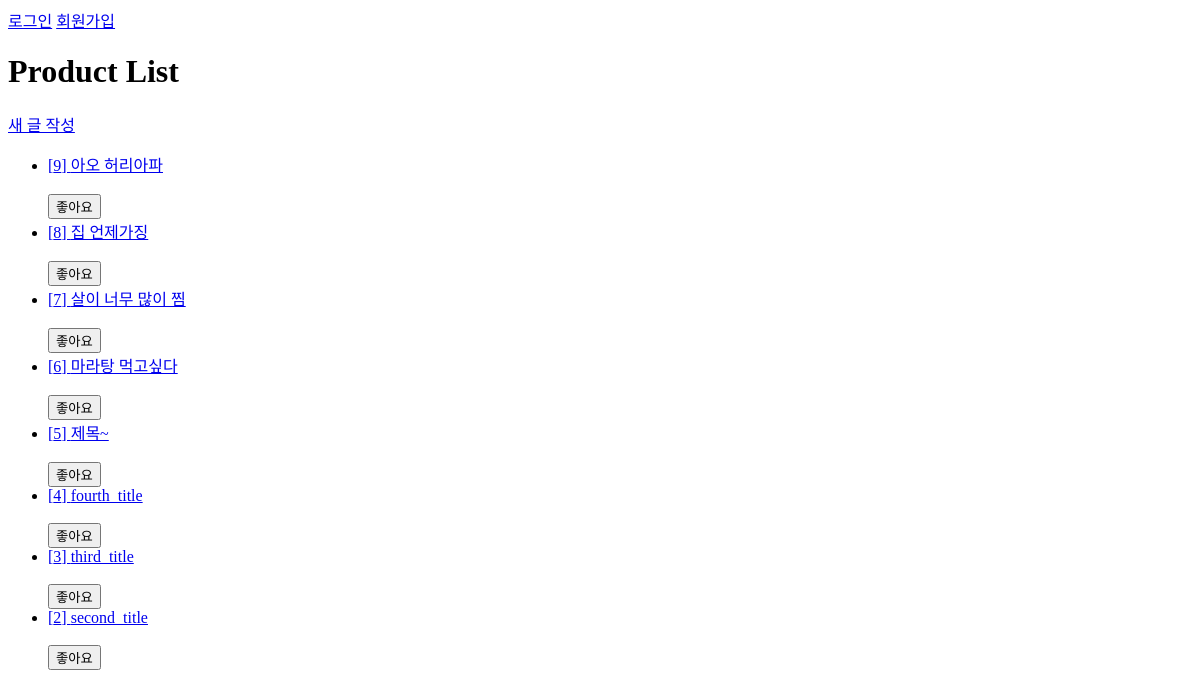
The app's page /products/product_list/, older data.
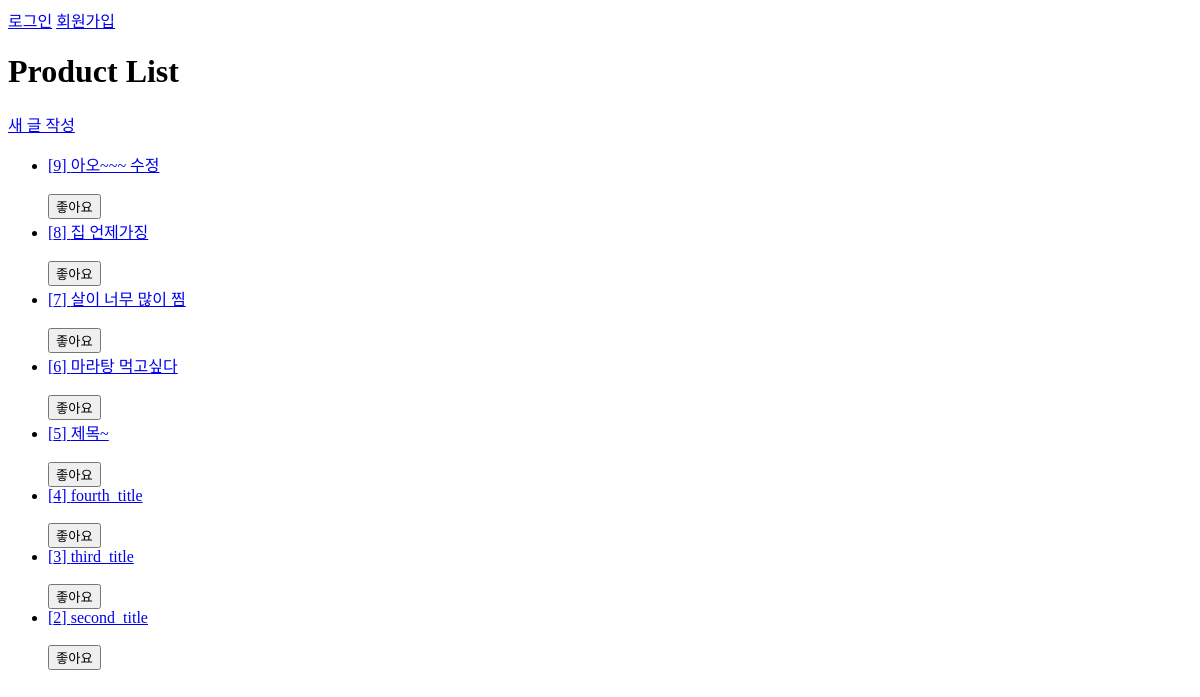
The same page, newer data.
### products/models.py (models this page shows, shortened)
class Article(models.Model):
    title = models.CharField(max_length=50)
    content = models.TextField()
    created_at = models.DateTimeField(auto_now_add=True)
    updated_at = models.DateTimeField(auto_now=True)
    author = models.ForeignKey(settings.AUTH_USER_MODEL, on_delete=models.CASCADE, related_name='products')
    like_users = models.ManyToManyField(
        settings.AUTH_USER_MODEL, related_name='like_articles'
    )

### products/views.py (the view)
# urls.py: path('product_list/', views.product_list, name='product_list'),
def product_list(request):
    articles = Article.objects.all().order_by('-id')
    context = {
        "articles" : articles,
    }
    return render(request, 'products/product_list.html', context)

### products/templates/products/product_list.html (shortened to what this page needs)
{% extends "base.html" %}
{% block content %}
    <h1>Product List</h1>
    <a href="{% url 'products:create' %}">새 글 작성</a>
    <ul>
        {% for article in articles %}
            <li>
                <a href="{% url 'products:product_detail' article.id %}">
                    <div>[{{article.id}}] {{article.title}}</div>
                </a>
                <br>
            </li>
            <form action="{% url 'products:like' article.pk %}" method="POST">
                {% if user in article.like_users.all %}
                    <input type="submit" value='좋아요 취소'>
                {% else %}
                    <input type="submit" value='좋아요'>
                {% endif %}
            </form>
        {% endfor %}
    </ul>
{% endblock content %}

Row changes from the older to the newer data that the page shows:
changed Article id 9: title "아오 허리아파" → "아오~~~ 수정"
